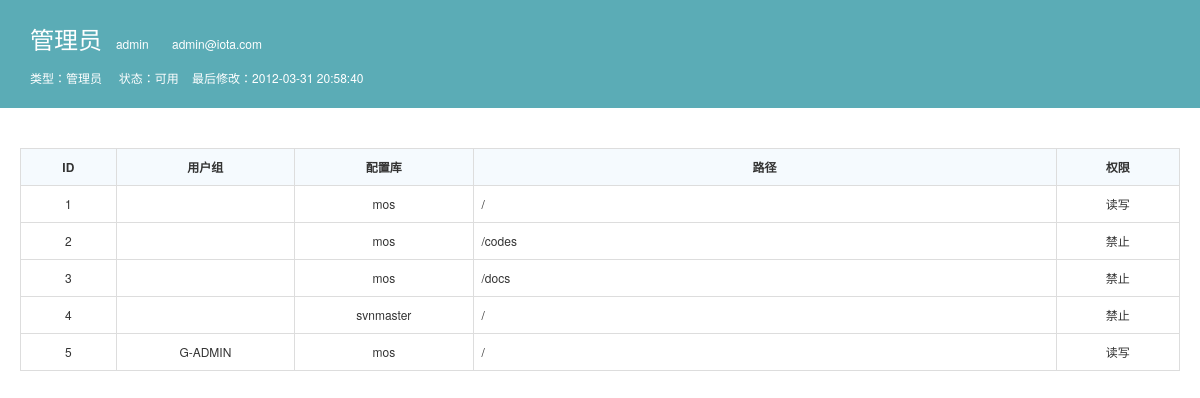
The app's page /users/mysvn (signed in) with its own data.
### mos/models/tables.py (models this page shows, shortened)
class User(UserMixin,Base):
    __tablename__ = 'users'
    id = db.Column('id', Integer, primary_key=True)
    fullname = db.Column('fullname', String(50))
    username = db.Column('username', String(20), unique=True)
    password = db.Column('password', String(20))
    email = db.Column('email', String(30))
    comments = db.Column('comments', String(200))
    is_admin = db.Column('is_admin', String(2))
    is_active = db.Column('is_active', String(2))
    lasttime = db.Column('lasttime', String(30))
    def has_groups(self):
        groups =[]
        conn = engine.connect()
        sql = 'select groups.id as groupid,groupname FROM groups CROSS JOIN uig where groups.id = uig.group_id and uig.user_id = \'' + \
            str(self.id) + '\'' + 'order by groupname'
        rs = conn.execute(sql)
        for r in rs:
            groups.append([r.groupid,r.groupname])
        return groups
    def has_auths(self):
        userauths =[]
        conn = engine.connect()
        sql = 'select reponame,authitem,authtype from auth_users cross join users,repos,auth_items where auth_users.user_id=users.id and auth_users.authitem_id = auth_items.id and auth_items.repo_id = repos.id and users.id = \'' + str(self.id) +'\' order by reponame,authitem,authtype'
        rs = conn.execute(sql)
        for r in rs:
            userauths.append([' ',r.reponame,r.authitem,r.authtype])
        return userauths

class Repo(Base):
    __tablename__ = 'repos'
    id = Column('id', Integer, primary_key=True)
    reponame = Column('reponame', String(50))
    comments = Column('comments', String(200))
    is_active = Column('is_active', String(2))
    lasttime = Column('lasttime', String(30))

class AuthItem(Base):
    __tablename__ = 'auth_items'
    id = Column('id', Integer, primary_key=True)
    repo_id = Column('repo_id', String(50))
    authitem = Column('authitem', String(150))

class Group(Base):
    __tablename__ = 'groups'
    id = db.Column('id', Integer, primary_key=True)
    groupname = db.Column('groupname', String(20), unique=True)
    comments = db.Column('comments', String(200))
    status = db.Column('status', String(2))
    lasttime = db.Column('lasttime', String(30))
    def has_auths(self):
        groupauths =[]
        conn = engine.connect()
        sql = 'select groupname,reponame,authitem,authtype from auth_groups cross join groups,repos,auth_items where auth_groups.group_id=groups.id and auth_groups.authitem_id = auth_items.id and auth_items.repo_id = repos.id and groups.id = \'' + str(self.id) +'\' order by groupname,reponame,authitem,authtype'
        rs = conn.execute(sql)
        for r in rs:
            groupauths.append([r.groupname,r.reponame,r.authitem,r.authtype])
        return groupauths

### mos/views.py (the view)
@app.route('/users/mysvn')
@login_required
def user_mysvn():
    user = g.user
    user_auths =[]
    u = User.query.filter_by(username = user.username).first()
    user_auths=u.has_auths()
    groups = u.has_groups()
    for group in groups:
        ugroup = Group.query.filter_by(id = group[0]).first()
        group_auths = ugroup.has_auths()
        for group_auth in group_auths:
            user_auths.append(group_auth)
    return render_template('users/user_mysvn.html',user = u,user_auths=user_auths)

### mos/views.py (called while the page is built)
@lm.user_loader
def load_user(user_id):
    return User.query.get(int(user_id))

@app.before_request
def before_request():
    g.user = current_user

### mos/templates/users/user_mysvn.html (shortened to what this page needs)
{% include "_meta.html" %}
<body>
<div class="cl pd-20" style=" background-color:#5bacb6">
  <dl style="margin-left:10px; color:#fff">
    <dt><span class="f-24">{{user.fullname}}</span> <span class="pl-10 f-12">{{user.username}}</span><span class="pl-10 f-12">&nbsp;&nbsp;&nbsp;&nbsp;{{user.email}}</span></dt>
    <dd class="pt-10 f-12" style="margin-left:0">类型：{% if user.is_admin|int == 1 %}管理员{% else %}普通用户{% endif %}  &nbsp;&nbsp;&nbsp;&nbsp;状态：{% if user.is_active|int == 1 %}可用{% else %}已禁用{% endif %}&nbsp;&nbsp;&nbsp;&nbsp;最后修改：{{user.lasttime}}</dd>
  </dl>
</div>
<div class="page-container">
	<div class="mt-20">
	<table class="table table-border table-bordered table-hover table-bg table-sort">
		<thead>
			<tr class="text-c">
				<th width="35">ID</th>
				<th width="80">用户组</th>
				<th width="80">配置库</th>
				<th width="300">路径</th>
				<th width="50">权限</th>
			</tr>
		</thead>
		{% block body %}
		<tbody>
		{% for userauth in user_auths %}
			<tr class="text-c">
				{% set userauth_loop = loop %}
				<td>{{ userauth_loop.index }}</td>
				<td>{{ userauth[0] }}</td>
				<td>{{ userauth[1] }}</td>
				<td style="text-align:left">{{ userauth[2] }}</td>
				<td>{{ userauth[3] }}</td>
			</tr>
		{% else %}
			<tr><td colspan=5>用户没有任何权限</td></tr>
		{% endfor %}
		{% endblock %}
		</tbody>
	</table>
	</div>
</div>
</body>

### mos/static/css/H-ui.admin.css (style rules this page uses)
html { height:100% }
body { min-height: 100%;position: relative;font-size:14px;color:#333; background-color:#fff }
.page-container { padding:20px }

### records on screen
User: fullname "管理员", username "admin", email "admin@iota.com", lasttime "2012-03-31 20:58:40"

### other values on screen
{{ userauth_loop.index }} "1"
{{ userauth[1] }} "mos"
{{ userauth[2] }} "/"
{{ userauth[3] }} "读写"
{{ userauth_loop.index }} "2"
{{ userauth[2] }} "/codes"
{{ userauth[3] }} "禁止"
{{ userauth_loop.index }} "3"
{{ userauth[2] }} "/docs"
{{ userauth_loop.index }} "4"
{{ userauth[1] }} "svnmaster"
{{ userauth_loop.index }} "5"
{{ userauth[0] }} "G-ADMIN"
